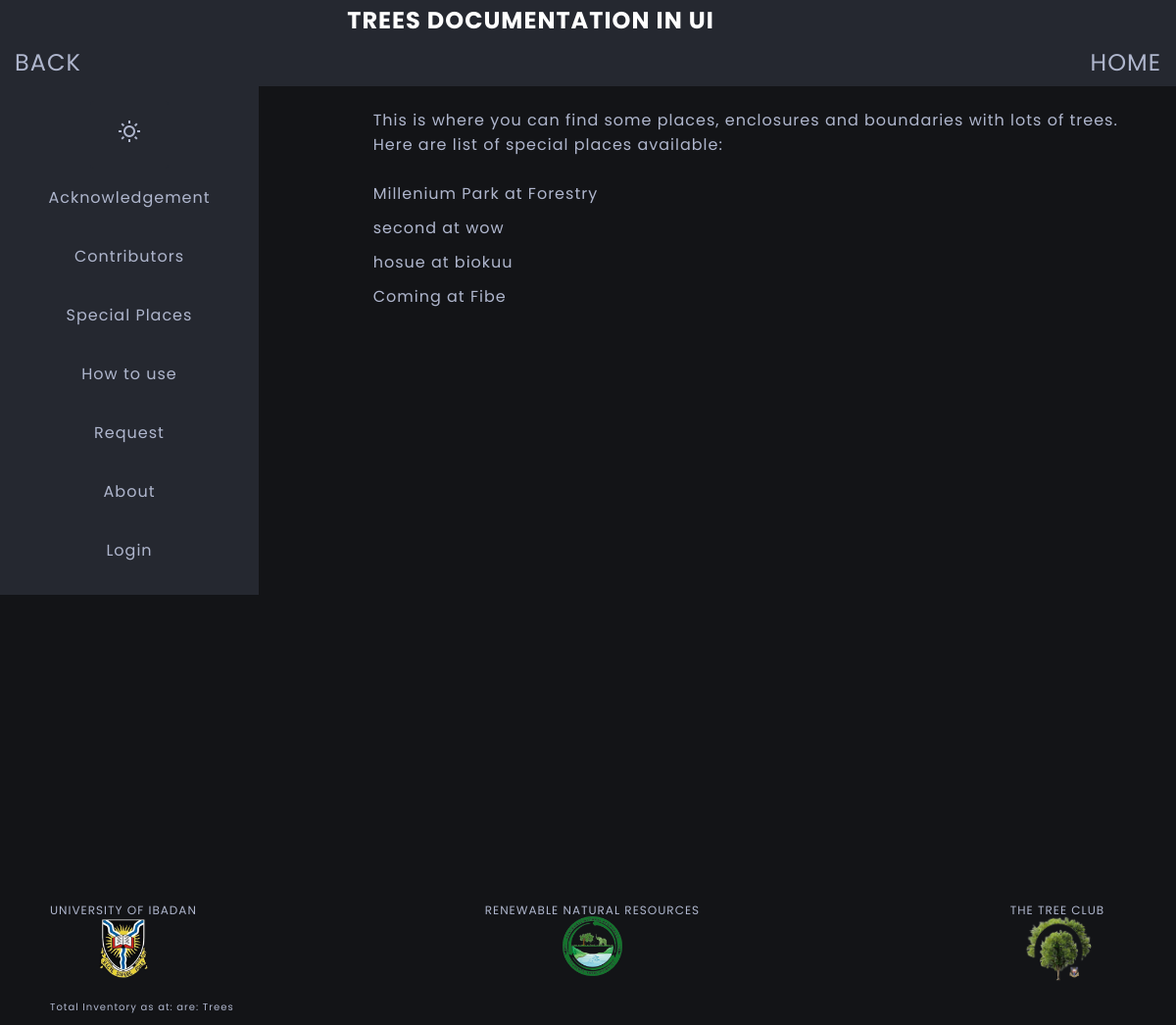
The page /special/ on the database its author committed.
### specialplaces/models.py (models this page shows, shortened)
class SpecialPlace(models.Model):
    tree_specie_found = models.ManyToManyField(Tree)
    tree_count = models.IntegerField(
        default=0,
        validators=[MinValueValidator(1)]
    )
    tree_picture = models.ImageField(upload_to='specials/%Y/%m/%d/')
    tree_picture2 = models.ImageField(upload_to='specials/%Y/%m/%d/', null=True, blank=True)
    tree_picture3 = models.ImageField(upload_to='specials/%Y/%m/%d/', null=True, blank=True)
    special_place_name = models.CharField(max_length=100, null=True, blank=True)
    location_name = models.CharField(max_length=80)
    location_description = models.TextField()
    coordinates = models.CharField(max_length=30, null=True, blank=True)
    latitude = models.CharField(max_length=30, null=True, blank=True)
    longitude = models.CharField(max_length=30, null=True, blank=True)
    time_now = models.DateTimeField(auto_now=True)
    uploader = models.CharField(max_length=50, null=True, blank=True)
    def __str__(self):
        ret_val = self.special_place_name + ' at ' + self.location_name
        return ret_val

### specialplaces/views.py (the view)
# urls.py: path('', views.Special.as_view(), name='special'),
class Special(View):
    template_name = 'specialplaces/specialplaces.html'
    def get(self, request):
        places = SpecialPlace.objects.all()
        context = {
            'places': places
        }
        return render(request, self.template_name, context)

### specialplaces/templates/specialplaces/specialplaces.html
{% extends 'base/base.html' %}
{% block content %}
<p>
  This is where you can find some places, enclosures and boundaries with lots of trees.
</p>
<p>
  Here are list of special places available:
</p>
<br>
<div class="search-result">
  <ul class="flex">
      {% for place in places %}
      <li><a href="{% url 'special:details' place.id %}"> {{ place }}</a></li>
      {% endfor %}
      </ul>
</div>
{% endblock  %}

### static/styles/style2.css (style rules this page uses)
:root { --light-color: #fff; --light-color-alt: #afb6cd; --primary-background-color: #131417; --secondary-background-color: #252830; --hover-light-color: var(--light-color); --hover-dark-color: var(--primary-background-color); --gradient-color: linear-gradient( 115deg,#4fcf70,#fad648,#a767e5,#12bcfe,#44ce7b); --transparent-light-color: rgba(255,255,255,.05); --transparent-dark-color: rgba(0,0,0,.75); --font-family: 'Poppins', sans-serif; --font-size-xxsm: 1.0rem; --font-size-xsm: 1.2rem; --font-size-sm: 1.6rem; --font-size-md: 2.4rem; --font-size-lg: 3rem; --font-size-xl: 4rem; --gap: 1rem; --margin-sm: 2rem; --margin-md: 3rem; --margin-lg: 5rem; --item-min-height-sm: 20rem; --item-min-height-md: 30rem; }
* { margin: 0; padding: 0; box-sizing: border-box; }
html { font-size: 62.5%; }
body { font-family: var(--font-family); font-size: var(--font-size-sm); color: var(--light-color-alt); background-color: var(--primary-background-color); letter-spacing: 1px; padding: 5px; margin-left: 0.1rem; transition: background-color .35s ease-in-out, color .3s ease-in-out; }
a { color: inherit; text-decoration: none; }
li { list-style-position: inside; list-style-type: none; }
.flex { display: flex; justify-content: space-between; }
.search-result { min-height: 60vh; }
.search-result ul { flex-direction: column; gap: 1rem; }
@media screen and (min-width: 800px) { body { padding: 1rem 5rem; } }

### rows shown on the page
SpecialPlace: special_place_name+location_name "Millenium Park at Forestry"
SpecialPlace: special_place_name+location_name "second at wow"
SpecialPlace: special_place_name+location_name "hosue at biokuu"
SpecialPlace: special_place_name+location_name "Coming at Fibe"
